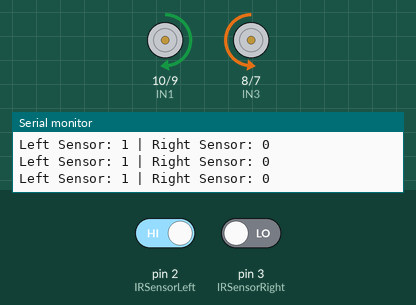
Simulated run of this sketch. Board: Arduino Uno, built with avr-gcc and run on an emulated ATmega328P. Parts: motor-driver pin pairs drawn as motors (green arrow = first pin HIGH = forward, orange = second pin HIGH = backward, longer = more drive, scaled by the enable pin), the last lines printed to the serial monitor. Inputs (shaded band) come from the test bench; at power-on: pin 2 (IRSensorLeft) HIGH, pin 3 (IRSensorRight) LOW.

Above: at 1.2 s.
1.3 s: pin 2 (IRSensorLeft) driven LOW
At 2.1 s:
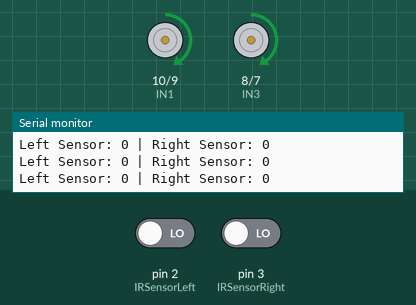
2.8 s: pin 3 (IRSensorRight) driven HIGH
At 3.5 s:
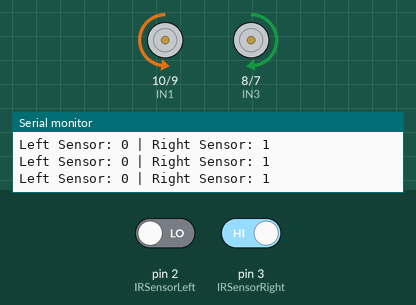
4.3 s: pin 2 (IRSensorLeft) driven HIGH
At 4.9 s:
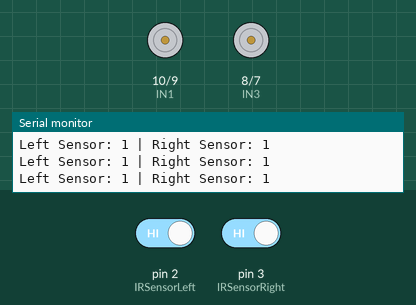
5.8 s: pin 3 (IRSensorRight) driven LOW
At 6.3 s:
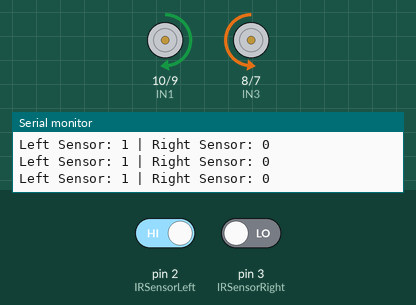
Timing chart, 0 to 8.3 s (numbered marks = the images above; inputs shaded):
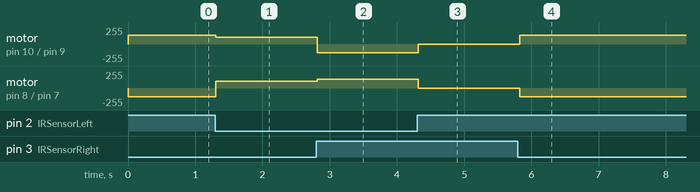

The sketch:

The.Smart.Line.Follower.Robot.Car.ino
```cpp
// Motor A
const int ENA = 11;
const int IN1 = 10;
const int IN2 = 9;
#define s 100
#define t 130


// Motor B
const int ENB = 6;
const int IN3 = 8;
const int IN4 = 7;

// IR Sensors
const int IRSensorLeft = 2;
const int IRSensorRight = 3;

void setup() {
  // Set motor pins as outputs
  pinMode(ENA, OUTPUT);
  pinMode(IN1, OUTPUT);
  pinMode(IN2, OUTPUT);
  pinMode(ENB, OUTPUT);
  pinMode(IN3, OUTPUT);
  pinMode(IN4, OUTPUT);

  // Set sensor pins as inputs
  pinMode(IRSensorLeft, INPUT);
  pinMode(IRSensorRight, INPUT);

  // Initialize serial communication for debugging
  Serial.begin(9600);
}

void loop() {
  bool leftSensor = digitalRead(IRSensorLeft);
  bool rightSensor = digitalRead(IRSensorRight);

  // Print sensor values
  Serial.print("Left Sensor: ");
  Serial.print(leftSensor);
  Serial.print(" | Right Sensor: ");
  Serial.println(rightSensor);

  // Forward movement
  if (leftSensor == LOW && rightSensor == LOW) {
    moveForward();
  }
  // Turn right
  else if (leftSensor == LOW && rightSensor == HIGH) {
    turnRight();
  }
  // Turn left
  else if (leftSensor == HIGH && rightSensor == LOW) {
    turnLeft();
  }
  // Stop
  else {
    stopMotors();
  }

  delay(100);
}

void moveForward() {
  digitalWrite(IN1, HIGH);
  digitalWrite(IN2, LOW);
  analogWrite(ENA, s);

  digitalWrite(IN3, HIGH);
  digitalWrite(IN4, LOW);
  analogWrite(ENB, s);
}

void turnRight() {
  digitalWrite(IN1, LOW);
  digitalWrite(IN2, HIGH);
  analogWrite(ENA, t);

  digitalWrite(IN3, HIGH);
  digitalWrite(IN4, LOW);
  analogWrite(ENB, t);
}

void turnLeft() {
  digitalWrite(IN1, HIGH);
  digitalWrite(IN2, LOW);
  analogWrite(ENA, t);

  digitalWrite(IN3, LOW);
  digitalWrite(IN4, HIGH);
  analogWrite(ENB, t);
}

void stopMotors() {
  digitalWrite(IN1, LOW);
  digitalWrite(IN2, LOW);
  analogWrite(ENA, 0);

  digitalWrite(IN3, LOW);
  digitalWrite(IN4, LOW);
  analogWrite(ENB, 0);
}
```

Measured:
- after the input at 1.3 s, motor on pin 10 (IN1) / pin 9 (IN2): forward 130/255 → forward 100/255 at once; motor on pin 8 (IN3) / pin 7 (IN4): backward 130/255 → forward 100/255 at once
- after the input at 2.8 s, motor on pin 10 (IN1) / pin 9 (IN2): forward 100/255 → backward 130/255 at once; motor on pin 8 (IN3) / pin 7 (IN4): forward 100/255 → forward 130/255 at once
- after the input at 4.3 s, motor on pin 10 (IN1) / pin 9 (IN2): backward 130/255 → stopped at once; motor on pin 8 (IN3) / pin 7 (IN4): forward 130/255 → stopped at once
- after the input at 5.8 s, motor on pin 10 (IN1) / pin 9 (IN2): stopped → forward 130/255 at once; motor on pin 8 (IN3) / pin 7 (IN4): stopped → backward 130/255 at once
